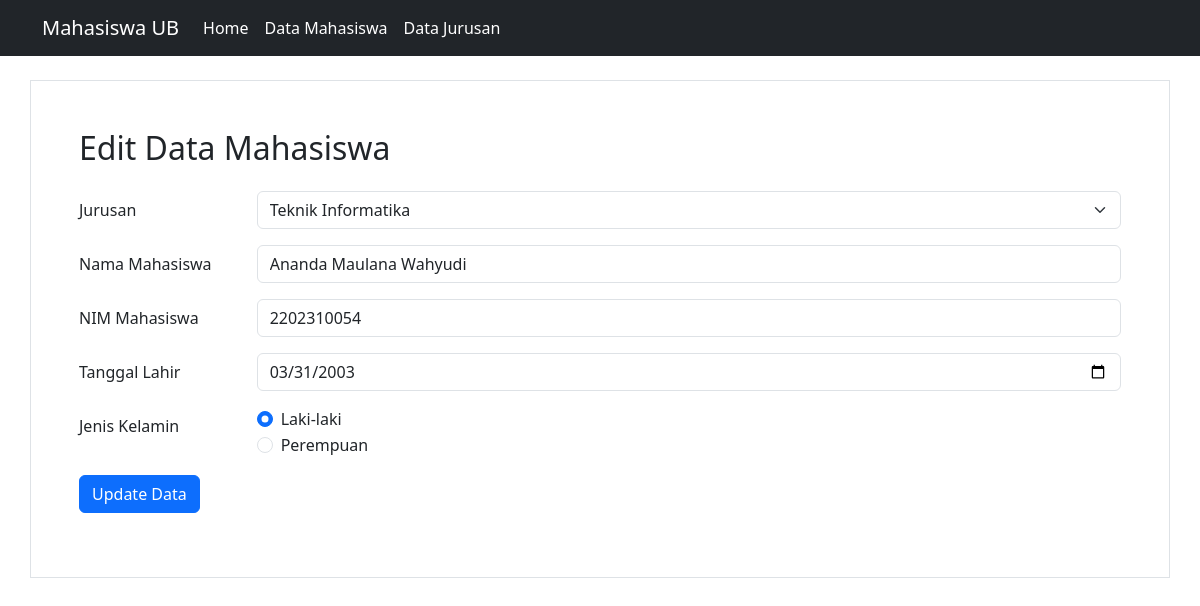
Page /update.php?id=16 on the committed database.
### tables this page shows
CREATE TABLE `data_mahasiswa` (
  `id_mahasiswa` int(11) NOT NULL,
  `id_jurusan` int(11) NOT NULL,
  `nama_mahasiswa` varchar(100) NOT NULL,
  `nim_mahasiswa` varchar(50) NOT NULL,
  `tgl_lahir` date NOT NULL,
  `jenis_kelamin` enum('L','P') NOT NULL
);

CREATE TABLE `data_jurusan` (
  `id_jurusan` int(11) NOT NULL,
  `nama_jurusan` varchar(255) NOT NULL
);

### update.php (the view, shortened to what this page needs)
<?php
include "./config/connection.php";
include "./layouts/header.php";
$id_mahasiswa = $_GET['id'];
$query = mysqli_query($connection, "SELECT * FROM data_mahasiswa WHERE id_mahasiswa = $id_mahasiswa");
$mahasiswa = mysqli_fetch_assoc($query);
$jurusan = mysqli_query($connection, "SELECT * FROM data_jurusan");
?>
<!DOCTYPE html>
<html lang="en">
<head>
    <link href="https://cdn.jsdelivr.net/npm/bootstrap@5.3.2/dist/css/bootstrap.min.css" rel="stylesheet">
</head>
<body>
    <div class="container mt-4 border p-5">
        <h2 class="mb-4">Edit Data Mahasiswa</h2>
        <form method="post" action="">
            <div class="mb-3 row">
                <label for="jurusan" class="col-sm-2 col-form-label">Jurusan</label>
                <div class="col-sm-10">
                    <select class="form-select" name="id_jurusan" id="nama_jurusan">
                        <?php foreach ($jurusan as $jrs) : ?>
                            <option value="<?= $jrs['id_jurusan'] ?>" <?php echo ($jrs['id_jurusan'] == $mahasiswa['id_jurusan']) ? 'selected' : ''; ?>>
                                <?= $jrs['nama_jurusan'] ?>
                            </option>
                        <?php endforeach; ?>
                    </select>
                </div>
            </div>
            <div class="mb-3 row">
                <label for="nama_mahasiswa" class="col-sm-2 col-form-label">Nama Mahasiswa</label>
                <div class="col-sm-10">
                    <input type="text" class="form-control" name="nama_mahasiswa" id="nama_mahasiswa" value="<?= $mahasiswa['nama_mahasiswa'] ?>">
                </div>
            </div>
            <div class="mb-3 row">
                <label for="nim_mahasiswa" class="col-sm-2 col-form-label">NIM Mahasiswa</label>
                <div class="col-sm-10">
                    <input type="text" class="form-control" name="nim_mahasiswa" id="nim_mahasiswa" value="<?= $mahasiswa['nim_mahasiswa'] ?>">
                </div>
            </div>
            <div class="mb-3 row">
                <label for="tgl_lahir" class="col-sm-2 col-form-label">Tanggal Lahir</label>
                <div class="col-sm-10">
                    <input type="date" class="form-control" id="tgl_lahir" name="tgl_lahir" value="<?= $mahasiswa['tgl_lahir'] ?>">
                </div>
            </div>
            <div class="mb-3 row">
                <label for="gender" class="col-sm-2 col-form-label">Jenis Kelamin</label>
                <div class="col-sm-10">
                    <div class="form-check">
                        <input class="form-check-input" type="radio" name="jenis_kelamin" id="laki" value="L" <?php echo ($mahasiswa['jenis_kelamin'] == 'L') ? 'checked' : ''; ?>>
                        <label class="form-check-label" for="laki">Laki-laki</label>
                    </div>
                    <div class="form-check">
                        <input class="form-check-input" type="radio" name="jenis_kelamin" id="perempuan" value="P" <?php echo ($mahasiswa['jenis_kelamin'] == 'P') ? 'checked' : ''; ?>>
                        <label class="form-check-label" for="perempuan">Perempuan</label>
                    </div>
                </div>
            </div>
            <button type="submit" class="btn btn-primary" name="update">Update Data</button>
        </form>
    </div>
</body>
</html>

### rows in the picture
data_mahasiswa: id_jurusan "Teknik Informatika", nama_mahasiswa "Ananda Maulana Wahyudi", nim_mahasiswa "2202310054", tgl_lahir "03/31/2003", jenis_kelamin "☑ Laki-laki", jenis_kelamin "☐ Perempuan"
